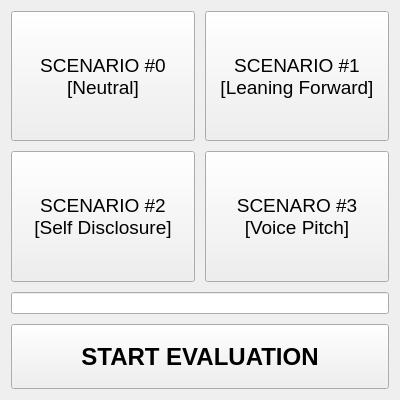
<?xml version="1.0" encoding="UTF-8"?>
<ui version="4.0">
 <class>Form</class>
 <widget class="QWidget" name="Form">
  <property name="geometry">
   <rect>
    <x>0</x>
    <y>0</y>
    <width>400</width>
    <height>400</height>
   </rect>
  </property>
  <property name="sizePolicy">
   <sizepolicy hsizetype="Preferred" vsizetype="Preferred">
    <horstretch>0</horstretch>
    <verstretch>0</verstretch>
   </sizepolicy>
  </property>
  <property name="minimumSize">
   <size>
    <width>400</width>
    <height>400</height>
   </size>
  </property>
  <property name="windowTitle">
   <string>Form</string>
  </property>
  <layout class="QVBoxLayout" name="verticalLayout" stretch="2,2,0,1">
   <property name="spacing">
    <number>10</number>
   </property>
   <item>
    <layout class="QHBoxLayout" name="horizontalLayout">
     <item>
      <widget class="QPushButton" name="buttonSelect0">
       <property name="sizePolicy">
        <sizepolicy hsizetype="Minimum" vsizetype="Minimum">
         <horstretch>0</horstretch>
         <verstretch>0</verstretch>
        </sizepolicy>
       </property>
       <property name="font">
        <font>
         <pointsize>14</pointsize>
        </font>
       </property>
       <property name="text">
        <string>SCENARIO #0
[Neutral]</string>
       </property>
       <property name="checkable">
        <bool>false</bool>
       </property>
       <property name="checked">
        <bool>false</bool>
       </property>
       <property name="default">
        <bool>false</bool>
       </property>
       <property name="flat">
        <bool>false</bool>
       </property>
      </widget>
     </item>
     <item>
      <widget class="QPushButton" name="buttonSelect1">
       <property name="sizePolicy">
        <sizepolicy hsizetype="Minimum" vsizetype="Minimum">
         <horstretch>0</horstretch>
         <verstretch>0</verstretch>
        </sizepolicy>
       </property>
       <property name="font">
        <font>
         <pointsize>14</pointsize>
        </font>
       </property>
       <property name="text">
        <string>SCENARIO #1
[Leaning Forward]</string>
       </property>
      </widget>
     </item>
    </layout>
   </item>
   <item>
    <layout class="QHBoxLayout" name="horizontalLayout_2">
     <item>
      <widget class="QPushButton" name="buttonSelect2">
       <property name="sizePolicy">
        <sizepolicy hsizetype="Minimum" vsizetype="Minimum">
         <horstretch>0</horstretch>
         <verstretch>0</verstretch>
        </sizepolicy>
       </property>
       <property name="font">
        <font>
         <pointsize>14</pointsize>
        </font>
       </property>
       <property name="text">
        <string>SCENARIO #2
[Self Disclosure]</string>
       </property>
      </widget>
     </item>
     <item>
      <widget class="QPushButton" name="buttonSelect3">
       <property name="sizePolicy">
        <sizepolicy hsizetype="Minimum" vsizetype="Minimum">
         <horstretch>0</horstretch>
         <verstretch>0</verstretch>
        </sizepolicy>
       </property>
       <property name="font">
        <font>
         <pointsize>14</pointsize>
        </font>
       </property>
       <property name="text">
        <string>SCENARO #3
[Voice Pitch]</string>
       </property>
      </widget>
     </item>
    </layout>
   </item>
   <item>
    <widget class="QLineEdit" name="textStatus">
     <property name="readOnly">
      <bool>true</bool>
     </property>
    </widget>
   </item>
   <item>
    <widget class="QPushButton" name="buttonStart">
     <property name="sizePolicy">
      <sizepolicy hsizetype="Minimum" vsizetype="Minimum">
       <horstretch>0</horstretch>
       <verstretch>0</verstretch>
      </sizepolicy>
     </property>
     <property name="font">
      <font>
       <pointsize>18</pointsize>
       <weight>75</weight>
       <bold>true</bold>
      </font>
     </property>
     <property name="text">
      <string>START EVALUATION</string>
     </property>
    </widget>
   </item>
  </layout>
 </widget>
 <resources/>
 <connections/>
</ui>
